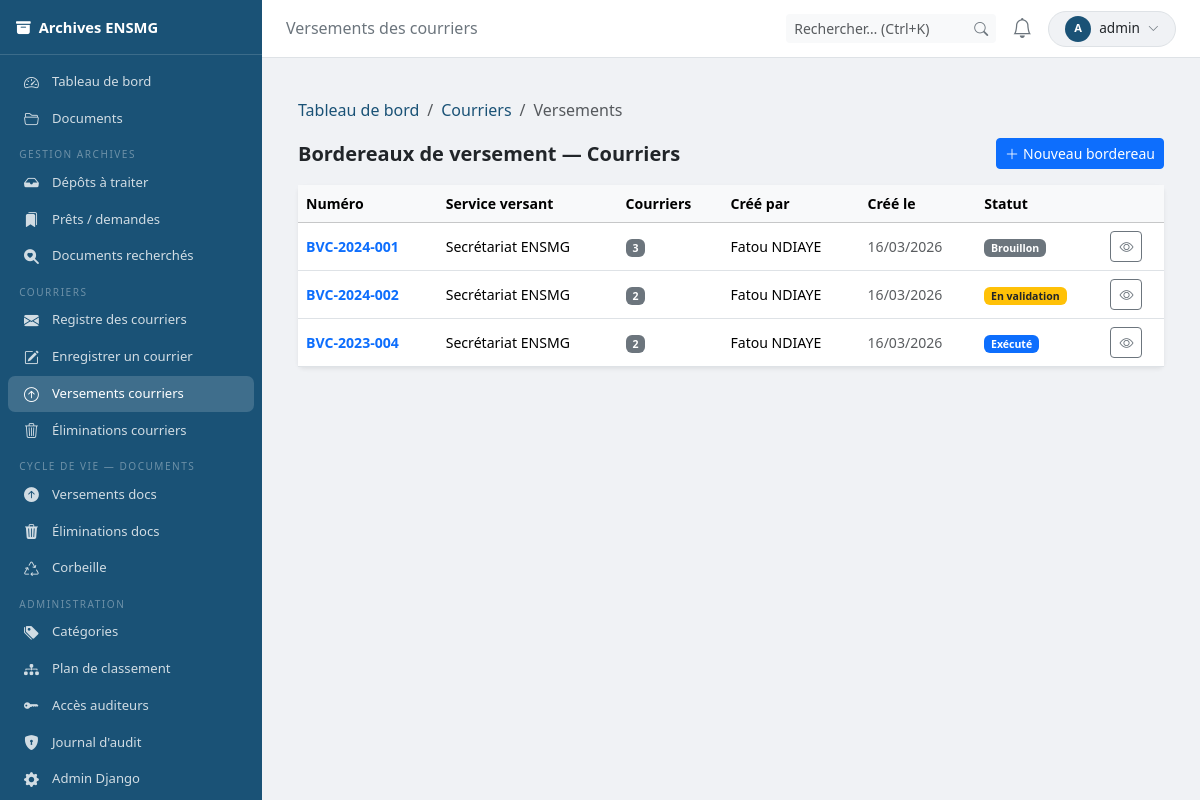
The page /courriers/versements/ (signed in) on the database its author committed.
### users/models.py (models this page shows, shortened)
class CustomUser(AbstractUser):
    class Role(models.TextChoices):
        ADMIN       = 'ADMIN',      'Administrateur système'
        ARCHIVISTE  = 'ARCHIVISTE', 'Archiviste'
        DIRECTION   = 'DIRECTION',  'Direction'
        PERSONNEL   = 'PERSONNEL',  'Personnel administratif'
        ENSEIGNANT  = 'ENSEIGNANT', 'Enseignant-chercheur'
    role = models.CharField(
        max_length=20,
        choices=Role.choices,
        default=Role.PERSONNEL,
        verbose_name='Rôle',
    )
    departement = models.ForeignKey(
        Departement,
        null=True, blank=True,
        on_delete=models.SET_NULL,
        verbose_name='Département / Service',
        help_text='Service de rattachement de l\'utilisateur.',
    )
    telephone = models.CharField(
        max_length=30,
        blank=True,
        verbose_name='Téléphone',
    )
    class Meta:
        verbose_name        = 'Utilisateur'
        verbose_name_plural = 'Utilisateurs'
        ordering            = ['last_name', 'first_name']

### archives/models.py (models this page shows, shortened)
class BordereauVersementCourrier(models.Model):
    class Statut(models.TextChoices):
        BROUILLON     = 'BROUILLON',     'Brouillon'
        EN_VALIDATION = 'EN_VALIDATION', 'En attente de validation'
        VALIDE        = 'VALIDE',        'Validé'
        EXECUTE       = 'EXECUTE',       'Exécuté'
        REJETE        = 'REJETE',        'Rejeté'
    numero               = models.CharField(max_length=30, unique=True, verbose_name='Numéro de bordereau')
    date_creation        = models.DateField(auto_now_add=True, verbose_name='Date de création')
    service_versant      = models.CharField(max_length=200, default='Secrétariat ENSMG', verbose_name='Service versant')
    service_destinataire = models.CharField(max_length=200, default='Archives nationales du Sénégal', verbose_name='Service destinataire')
    statut               = models.CharField(max_length=20, choices=Statut.choices, default=Statut.BROUILLON, verbose_name='Statut')
    courriers            = models.ManyToManyField(Courrier, related_name='bordereaux_versement', verbose_name='Courriers versés')
    observations         = models.TextField(blank=True, verbose_name='Observations')
    cree_par             = models.ForeignKey(
        settings.AUTH_USER_MODEL, on_delete=models.SET_NULL, null=True,
        related_name='bv_courriers_crees', verbose_name='Créé par',
    )
    valide_par  = models.ForeignKey(
        settings.AUTH_USER_MODEL, on_delete=models.SET_NULL, null=True, blank=True,
        related_name='bv_courriers_valides', verbose_name='Validé par',
    )
    date_validation = models.DateField(null=True, blank=True, verbose_name='Date de validation')
    class Meta:
        verbose_name        = 'Bordereau de versement (Courriers)'
        verbose_name_plural = 'Bordereaux de versement (Courriers)'
        ordering            = ['-date_creation']
    @property
    def nb_courriers(self):
        return self.courriers.count()

### archives/views.py (the view)
# urls.py: path('courriers/versements/', views.courrier_bv_liste, name='courrier_bv_liste'),
@login_required
def courrier_bv_liste(request):
    if not _peut_gerer_bordereaux_courriers(request.user):
        raise PermissionDenied
    qs = BordereauVersementCourrier.objects.select_related('cree_par', 'valide_par').order_by('-date_creation')
    return render(request, 'archives/courriers/bv_liste.html', {
        **_notif_ctx(request),
        'bordereaux': qs,
        'breadcrumb': [('Tableau de bord', 'archives:dashboard'),
                       ('Courriers', 'archives:courrier_liste'),
                       ('Versements', None)],
    })

### archives/permissions.py (called while the page is built)
def est_admin(user):
    return user.is_superuser or getattr(user, 'role', None) == CustomUser.Role.ADMIN

def est_archiviste(user):
    return getattr(user, 'role', None) == CustomUser.Role.ARCHIVISTE

def est_direction(user):
    return getattr(user, 'role', None) == CustomUser.Role.DIRECTION

### archives/views.py (called while the page is built)
def _notif_ctx(request):
    user = request.user
    notifs_non_lues = Notification.objects.filter(destinataire=user, lue=False)
    return {
        'nb_notifications': notifs_non_lues.count(),
        'notifs_recentes':  notifs_non_lues.select_related(
            'depot', 'document'
        ).order_by('-date_creation')[:6],
        'nb_messages_non_lus': MessageDestinataire.objects.filter(
            destinataire=user, lu=False, en_corbeille=False
        ).count(),
        'est_gestionnaire': est_archiviste(user) or est_admin(user),
        'est_direction':    est_direction(user),
        'est_admin':        est_admin(user),
        'theme': 'archiviste' if (est_archiviste(user) or est_admin(user)) else 'agent',
    }

def _peut_gerer_bordereaux_courriers(user):
    return est_archiviste(user) or est_admin(user)

### archives/templates/archives/courriers/bv_liste.html (shortened to what this page needs)
{% extends "archives/base.html" %}
{% block topbar_title %}Versements des courriers{% endblock %}
{% block content %}
<div class="container-fluid py-3">
  {% include "archives/_breadcrumb.html" %}
  <div class="d-flex align-items-center justify-content-between mb-3 flex-wrap gap-2">
    <h5 class="fw-bold mb-0">Bordereaux de versement — Courriers</h5>
    <a href="{% url 'archives:courrier_bv_creer' %}" class="btn btn-primary btn-sm">
      <i class="bi bi-plus-lg me-1"></i>Nouveau bordereau
    </a>
  </div>
  <div class="card shadow-sm border-0">
    <div class="card-body p-0">
      {% if bordereaux %}
      <div class="table-responsive">
        <table class="table table-hover align-middle mb-0" style="font-size:.88rem;">
          <thead class="table-light">
            <tr>
              <th>Numéro</th>
              <th>Service versant</th>
              <th>Courriers</th>
              <th>Créé par</th>
              <th>Créé le</th>
              <th>Statut</th>
              <th></th>
            </tr>
          </thead>
          <tbody>
            {% for bv in bordereaux %}
            <tr>
              <td><a href="{% url 'archives:courrier_bv_detail' bv.pk %}" class="fw-semibold text-decoration-none">{{ bv.numero }}</a></td>
              <td>{{ bv.service_versant }}</td>
              <td><span class="badge bg-secondary">{{ bv.nb_courriers }}</span></td>
              <td>{{ bv.cree_par.get_full_name|default:bv.cree_par.username }}</td>
              <td class="text-muted">{{ bv.date_creation|date:"d/m/Y" }}</td>
              <td>
                {% if bv.statut == 'BROUILLON' %}<span class="badge bg-secondary">Brouillon</span>
                {% elif bv.statut == 'EN_VALIDATION' %}<span class="badge bg-warning text-dark">En validation</span>
                {% elif bv.statut == 'VALIDE' %}<span class="badge bg-success">Validé</span>
                {% elif bv.statut == 'EXECUTE' %}<span class="badge bg-primary">Exécuté</span>
                {% elif bv.statut == 'REJETE' %}<span class="badge bg-danger">Rejeté</span>{% endif %}
              </td>
              <td><a href="{% url 'archives:courrier_bv_detail' bv.pk %}" class="btn btn-sm btn-outline-secondary"><i class="bi bi-eye"></i></a></td>
            </tr>
            {% endfor %}
          </tbody>
        </table>
      </div>
      {% endif %}
    </div>
  </div>
</div>
{% endblock %}

### archives/templates/archives/base.html (shortened to what this page needs)
<!DOCTYPE html>
<html lang="fr" data-theme="light">
<head>
  <link rel="stylesheet" href="https://cdn.jsdelivr.net/npm/bootstrap@5.3.2/dist/css/bootstrap.min.css">
  <link rel="stylesheet" href="https://cdn.jsdelivr.net/npm/bootstrap-icons@1.11.3/font/bootstrap-icons.min.css">
</head>
<body>
<nav id="sidebar">
  <div class="brand">
    <span><i class="bi bi-archive-fill me-2"></i>Archives ENSMG</span>
  </div>
  <div class="py-2 flex-grow-1 overflow-auto">
    <a href="{% url 'archives:dashboard' %}" class="nav-link{% if request.resolver_match.url_name == 'dashboard' %} active{% endif %}">
      <i class="bi bi-speedometer2"></i>Tableau de bord
    </a>
    <a href="{% url 'archives:document_list' %}" class="nav-link">
      <i class="bi bi-folder2-open"></i>Documents
    </a>
    {% if est_gestionnaire %}
    <div class="nav-section">Gestion archives</div>
    <a href="{% url 'archives:archiviste_depots' %}" class="nav-link{% if 'archiviste_depot' in request.resolver_match.url_name %} active{% endif %}">
      <i class="bi bi-inbox-fill"></i>Dépôts à traiter
    </a>
    <a href="{% url 'archives:archiviste_prets' %}" class="nav-link{% if 'archiviste_pret' in request.resolver_match.url_name %} active{% endif %}">
      <i class="bi bi-bookmarks-fill"></i>Prêts / demandes
    </a>
    <a href="{% url 'archives:archiviste_recherches' %}" class="nav-link{% if 'archiviste_recherche' in request.resolver_match.url_name %} active{% endif %}">
      <i class="bi bi-search-heart-fill"></i>Documents recherchés
    </a>
    <div class="nav-section">Courriers</div>
    <a href="{% url 'archives:courrier_liste' %}" class="nav-link{% if 'courrier' in request.resolver_match.url_name and 'bv' not in request.resolver_match.url_name and 'be' not in request.resolver_match.url_name %} active{% endif %}">
      <i class="bi bi-envelope-fill"></i>Registre des courriers
    </a>
    <a href="{% url 'archives:courrier_enregistrer' %}" class="nav-link{% if request.resolver_match.url_name == 'courrier_enregistrer' %} active{% endif %}">
      <i class="bi bi-pencil-square"></i>Enregistrer un courrier
    </a>
    <a href="{% url 'archives:courrier_bv_liste' %}" class="nav-link{% if 'courrier_bv' in request.resolver_match.url_name %} active{% endif %}">
      <i class="bi bi-arrow-up-circle"></i>Versements courriers
    </a>
    <a href="{% url 'archives:courrier_be_liste' %}" class="nav-link{% if 'courrier_be' in request.resolver_match.url_name %} active{% endif %}">
      <i class="bi bi-trash3"></i>Éliminations courriers
    </a>
    <div class="nav-section">Cycle de vie — Documents</div>
    <a href="{% url 'archives:admin_bordereaux_versement' %}" class="nav-link{% if 'versement' in request.resolver_match.url_name and 'courrier' not in request.resolver_match.url_name %} active{% endif %}">
      <i class="bi bi-arrow-up-circle-fill"></i>Versements docs
    </a>
    <a href="{% url 'archives:admin_bordereaux_elimination' %}" class="nav-link{% if 'elimination' in request.resolver_match.url_name and 'courrier' not in request.resolver_match.url_name %} active{% endif %}">
      <i class="bi bi-trash3-fill"></i>Éliminations docs
    </a>
    <a href="{% url 'archives:corbeille' %}" class="nav-link{% if request.resolver_match.url_name == 'corbeille' %} active{% endif %}">
      <i class="bi bi-recycle"></i>Corbeille
    </a>
    <div class="nav-section">Administration</div>
    <a href="{% url 'archives:admin_categories' %}" class="nav-link{% if 'admin_categorie' in request.resolver_match.url_name %} active{% endif %}">
      <i class="bi bi-tags-fill"></i>Catégories
    </a>
    <a href="{% url 'archives:admin_plans' %}" class="nav-link{% if 'admin_plan' in request.resolver_match.url_name %} active{% endif %}">
      <i class="bi bi-diagram-3-fill"></i>Plan de classement
    </a>
    <a href="{% url 'archives:audit_tokens' %}" class="nav-link{% if 'audit_token' in request.resolver_match.url_name %} active{% endif %}">
      <i class="bi bi-key-fill"></i>Accès auditeurs
    </a>
    <a href="{% url 'archives:admin_journal' %}" class="nav-link{% if request.resolver_match.url_name == 'admin_journal' %} active{% endif %}">
      <i class="bi bi-shield-lock-fill"></i>Journal d'audit
    </a>
    {% if est_admin %}<a href="/admin/" class="nav-link"><i class="bi bi-gear-fill"></i>Admin Django</a>{% endif %}
    {% endif %}
  </div>
</nav>
<div id="main-content">
  <div id="topbar">
    <div class="d-flex align-items-center gap-2">
      <h6 class="mb-0 fw-normal" style="color:var(--muted)">{% block topbar_title %}{% endblock %}</h6>
    </div>
    <div class="d-flex align-items-center gap-2">
      <form method="get" action="{% url 'archives:document_list' %}" class="d-none d-lg-flex">
        <div class="input-group input-group-sm" style="width:210px">
          <input type="search" name="q" class="form-control border-0 bg-light"
                 placeholder="Rechercher… (Ctrl+K)" id="global-search"
                 value="{{ request.GET.q }}" autocomplete="off">
          <button type="submit" class="btn btn-light border-0"><i class="bi bi-search" style="color:var(--muted)"></i></button>
        </div>
      </form>
      <div class="dropdown">
        <button class="bell-btn" data-bs-toggle="dropdown" data-bs-auto-close="outside">
          <i class="bi bi-bell{% if nb_notifications %}-fill{% endif %} fs-5"></i>
        </button>
      </div>
      <div class="dropdown">
        <button class="btn btn-sm d-flex align-items-center gap-2 border rounded-pill px-3 py-1"
                style="background:var(--body-bg);font-size:.85rem" type="button" data-bs-toggle="dropdown">
          <div class="rounded-circle d-flex align-items-center justify-content-center text-white fw-bold flex-shrink-0"
               style="width:26px;height:26px;font-size:.7rem;background:var(--theme-color)">
            {{ request.user.first_name|first|upper|default:request.user.username|first|upper }}
          </div>
          <span class="d-none d-md-inline">{{ request.user.get_full_name|default:request.user.username|truncatechars:18 }}</span>
          <i class="bi bi-chevron-down" style="font-size:.7rem;color:var(--muted)"></i>
        </button>
      </div>
    </div>
  </div>
  <div class="page-body">{% block content %}{% endblock %}</div>
</div>
</body>
</html>

### rows shown on the page
CustomUser: user.first_name|first "A", user.get_full_name "admin"
BordereauVersementCourrier: numero "BVC-2024-001", service_versant "Secrétariat ENSMG", nb_courriers "3", cree_par.get_full_name "Fatou NDIAYE", date_creation "16/03/2026", statut "Brouillon"
BordereauVersementCourrier: numero "BVC-2024-002", service_versant "Secrétariat ENSMG", nb_courriers "2", cree_par.get_full_name "Fatou NDIAYE", date_creation "16/03/2026", statut "En validation"
BordereauVersementCourrier: numero "BVC-2023-004", service_versant "Secrétariat ENSMG", nb_courriers "2", cree_par.get_full_name "Fatou NDIAYE", date_creation "16/03/2026", statut "Exécuté"

### other values the page prints
{{ label }} "Tableau de bord" "Courriers"
{{ label }} "Versements"
